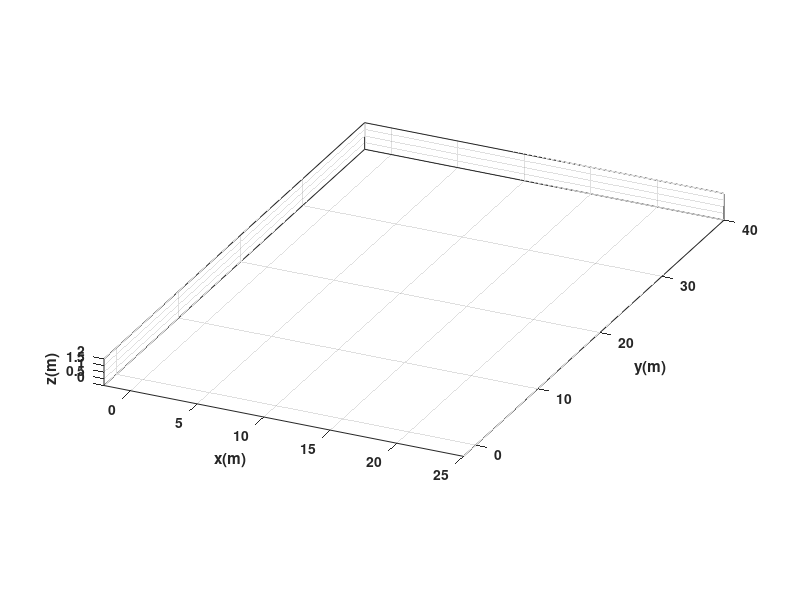

The MATLAB source for this figure: (Note: this script raises an error after producing the figure.)
clear
close all
clc

%%%%%%%%%%%%%%%%%%%%%%%%%%%%%% TIEMPO %%%%%%%%%%%%%%%%%%%%%%%%%%%%%%%%%%%%%

tf = 30;             
ts = 0.1;            
t = 0: ts: tf;       
N = length(t);       

%%%%%%%%%%%%%%%%%%%%%%%% CONDICIONES INICIALES %%%%%%%%%%%%%%%%%%%%%%%%%%%%

x1 = zeros(1,N+1);  
y1 = zeros(1,N+1);  
phi = zeros(1,N+1); 

x1(1) = 0;              
y1(1) = 0;              
phi(1) = 0;             

%%%%%%%%%%%%%%%%%%%%%%%%%%%% PUNTO DE CONTROL %%%%%%%%%%%%%%%%%%%%%%%%%%%%%

hx = zeros(1,N+1);  
hy = zeros(1,N+1);  

hx(1) = x1(1);
hy(1) = y1(1);

%%%%%%%%%%%%%%%%%%%%%% VELOCIDADES DE REFERENCIA %%%%%%%%%%%%%%%%%%%%%%%%%%

u = zeros(1,N); 
w = zeros(1,N); 

for k = 1:N
    
    tk = t(k);
    
    % -------- TRAMO 1 --------
    % % %Función y(t)=t2
    % t=[0 a 5]

    if tk <= 5
        
        dx = 1;
        dy = 2*tk;
        
        u(k) = sqrt(dx^2 + dy^2);
        w(k) = (2) / (1 + (2*tk)^2);
        
            
        % -------- TRAMO 2 --------
        %Función y(t)=sin(t)
        % t=[5 a 20]

    elseif tk <= 20
        
        dx = 1;
        dy = cos(tk-5);
        
        u(k) = sqrt(dx^2 + dy^2);
        w(k) = (-sin(tk-5)) / (1 + (cos(tk-5)^2));
        
            
        % -------- TRAMO 3 --------
        %Función y(t)=0.5t+2
        % t=[20 a 30]
        
    else
        
        dx = 1;
        dy = 0.5;
        
        u(k) = sqrt(dx^2 + dy^2);
        w(k) = 0;
        
    end
    
end

%%%%%%%%%%%%%%%%%%%%%%%%% BUCLE DE SIMULACION %%%%%%%%%%%%%%%%%%%%%%%%%%%%%

for k=1:N 
    
    phi(k+1)=phi(k)+w(k)*ts;
    
    xp1=u(k)*cos(phi(k+1)); 
    yp1=u(k)*sin(phi(k+1));

    x1(k+1)=x1(k) + xp1*ts; 
    y1(k+1)=y1(k) + yp1*ts; 
    
    hx(k+1)=x1(k+1); 
    hy(k+1)=y1(k+1);

end

%%%%%%%%%%%%%%%%%%%%%%%%%%%%% SIMULACION 3D %%%%%%%%%%%%%%%%%%%%%%%%%%%%%%%

scene=figure;
set(scene,'Color','white');
set(gca,'FontWeight','bold');
sizeScreen=get(0,'ScreenSize');
set(scene,'position',sizeScreen);
camlight('headlight');
axis equal;
grid on;
box on;
xlabel('x(m)'); ylabel('y(m)'); zlabel('z(m)');

view([25 25]);
axis([-2 25 -2 40 0 2]);

scale = 4;
MobileRobot_5;
H1=MobilePlot_4(x1(1),y1(1),phi(1),scale);hold on;

H2=plot3(hx(1),hy(1),0,'r','lineWidth',2);

step=1;

for k=1:step:N

    delete(H1);    
    delete(H2);
    
    H1=MobilePlot_4(x1(k),y1(k),phi(k),scale);
    H2=plot3(hx(1:k),hy(1:k),zeros(1,k),'r','lineWidth',2);
    
    pause(ts);

end

%%%%%%%%%%%%%%%%%%%%%%%%%%%%% GRAFICAS %%%%%%%%%%%%%%%%%%%%%%%%%%%%

graph=figure;
set(graph,'position',sizeScreen);

subplot(211)
plot(t,u,'b','LineWidth',2),grid on
xlabel('Tiempo [s]'),ylabel('m/s'),legend('u')

subplot(212)
plot(t,w,'r','LineWidth',2),grid on
xlabel('Tiempo [s]'),ylabel('[rad/s]'),legend('w')
